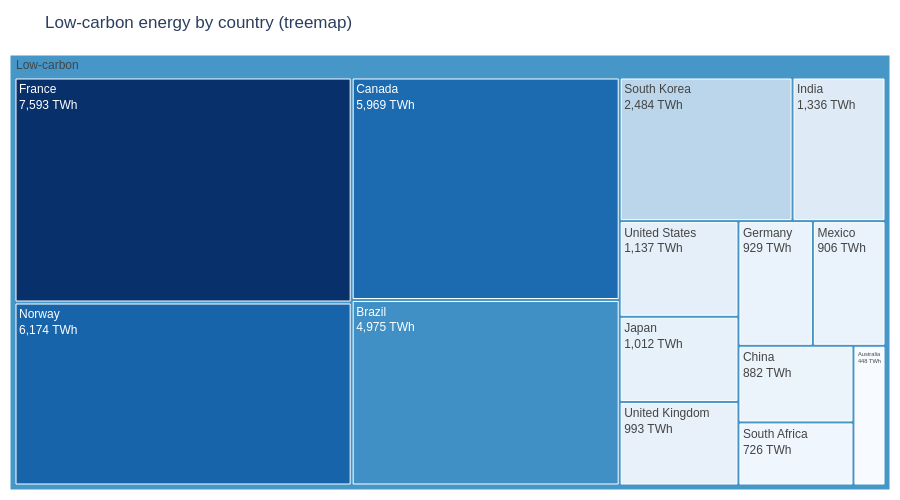
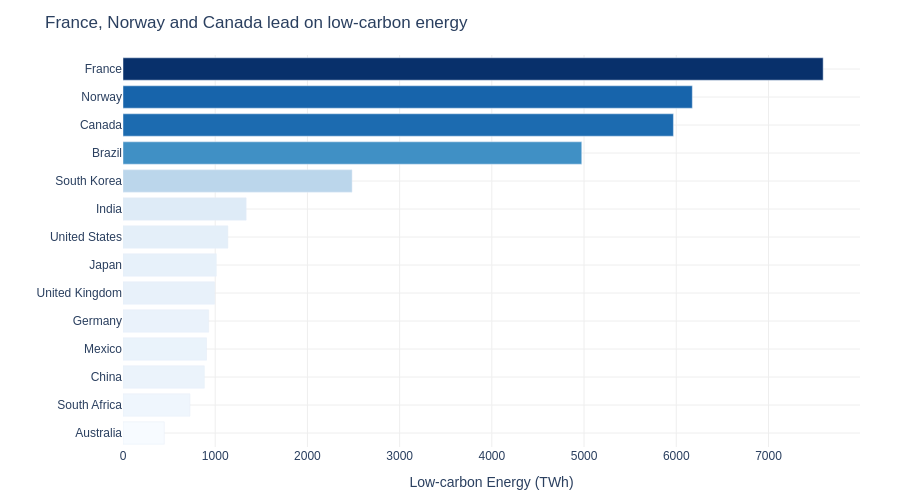

Source (notebook cell) for these figures, in order:
### Markdown cell above
## Task 3 — Treemap vs bar: low-carbon energy by country

**What to build:** Build **both** a treemap and a horizontal bar chart showing total low-carbon TWh (Nuclear + Hydro) per country. Then answer the question in a markdown cell below.

**Requirements:**
- Filter to `Source_Type == 'Low-carbon'` and aggregate TWh by country
- Treemap: single-level `path=['All', 'Country']` with a dummy root node labelled `'Low-carbon'`
- Bar chart: sorted by TWh, horizontal orientation, CVD-safe colour
- Both charts show TWh values, not percentages
- Insight title on the bar chart naming the leading country

### Code cell
# Task 3 — charts
# YOUR CODE HERE
low_carbon = (
    df.loc[df['Source_Type'] == 'Low-carbon']
    .groupby('Country')['TWh']
    .sum()
    .reset_index()
    .sort_values('TWh')
)

low_carbon['All'] = 'Low-carbon'  # dummy root node

# Treemap
fig_tree = px.treemap(
    low_carbon,
    path=['All', 'Country'],
    values='TWh',
    color='TWh',
    color_continuous_scale='Blues',
    title='Low-carbon energy by country (treemap)',
    labels={'TWh': 'Energy (TWh)'}, height=500
)
fig_tree.update_traces(
    texttemplate='%{label}<br>%{value:,.0f} TWh',
    hovertemplate='<b>%{label}</b><br>%{value:,.0f} TWh<extra></extra>'
)
fig_tree.update_layout(
    font=dict(family='Arial', size=12),
    margin=dict(l=10, r=10, t=55, b=10),
    paper_bgcolor='white',
    coloraxis_showscale=False,
)
fig_tree.show()

# Bar chart
fig_bar = px.bar(
    low_carbon,
    x='TWh', y='Country',
    orientation='h',
    color='TWh',
    color_continuous_scale='Blues',
    title='France, Norway and Canada lead on low-carbon energy',
    labels={'TWh': 'Low-carbon Energy (TWh)', 'Country': ''}, height=500
)
fig_bar.update_layout(
    plot_bgcolor='white', paper_bgcolor='white',
    font=dict(family='Arial', size=12),
    coloraxis_showscale=False,
    margin=dict(l=120, r=40, t=55, b=40),
)
fig_bar.update_xaxes(gridcolor='#EEEEEE')
fig_bar.update_yaxes(gridcolor='#EEEEEE')
fig_bar.show()

### Figure 1 — Plotly figure (JSON) as saved in the notebook; plotly's stock layout.template omitted (floating-point values rounded to 4 significant figures)
{"data": [{"branchvalues": "total", "customdata": [[448.0], [726.0], [882.0], [906.0], [929.0], [993.0], [1012.0], [1137.0], [1336.0], [2484.0], [4975.0], [5969.0], [6174.0], [7593.0], [4797.0]], "domain": {"x": [0, 1], "y": [0, 1]}, "hovertemplate": "<b>%{label}</b><br>%{value:,.0f} TWh<extra></extra>", "ids": ["Low-carbon/Australia", "Low-carbon/South Africa", "Low-carbon/China", "Low-carbon/Mexico", "Low-carbon/Germany", "Low-carbon/United Kingdom", "Low-carbon/Japan", "Low-carbon/United States", "Low-carbon/India", "Low-carbon/South Korea", "Low-carbon/Brazil", "Low-carbon/Canada", "Low-carbon/Norway", "Low-carbon/France", "Low-carbon"], "labels": ["Australia", "South Africa", "China", "Mexico", "Germany", "United Kingdom", "Japan", "United States", "India", "South Korea", "Brazil", "Canada", "Norway", "France", "Low-carbon"], "marker": {"coloraxis": "coloraxis", "colors": [448.0, 726.0, 882.0, 906.0, 929.0, 993.0, 1012.0, 1137.0, 1336.0, 2484.0, 4975.0, 5969.0, 6174.0, 7593.0, 4797.0]}, "name": "", "parents": ["Low-carbon", "Low-carbon", "Low-carbon", "Low-carbon", "Low-carbon", "Low-carbon", "Low-carbon", "Low-carbon", "Low-carbon", "Low-carbon", "Low-carbon", "Low-carbon", "Low-carbon", "Low-carbon", ""], "texttemplate": "%{label}<br>%{value:,.0f} TWh", "type": "treemap", "values": [448.0, 726.0, 882.0, 906.0, 929.0, 993.0, 1012.0, 1137.0, 1336.0, 2484.0, 4975.0, 5969.0, 6174.0, 7593.0, 35560.0]}], "layout": {"coloraxis": {"colorbar": {"title": {"text": "Energy (TWh)"}}, "colorscale": [[0, "rgb(247,251,255)"], [0.125, "rgb(222,235,247)"], [0.25, "rgb(198,219,239)"], [0.375, "rgb(158,202,225)"], [0.5, "rgb(107,174,214)"], [0.625, "rgb(66,146,198)"], [0.75, "rgb(33,113,181)"], [0.875, "rgb(8,81,156)"], [1, "rgb(8,48,107)"]], "showscale": false}, "font": {"family": "Arial", "size": 12}, "height": 500, "legend": {"tracegroupgap": 0}, "margin": {"b": 10, "l": 10, "r": 10, "t": 55}, "paper_bgcolor": "white", "title": {"text": "Low-carbon energy by country (treemap)"}}}

### Figure 2 — Plotly figure (JSON) as saved in the notebook; plotly's stock layout.template omitted (floating-point values rounded to 4 significant figures)
{"data": [{"hovertemplate": "Low-carbon Energy (TWh)=%{marker.color}<br>=%{y}<extra></extra>", "legendgroup": "", "marker": {"color": [448.0, 726.0, 882.0, 906.0, 929.0, 993.0, 1012.0, 1137.0, 1336.0, 2484.0, 4975.0, 5969.0, 6174.0, 7593.0], "coloraxis": "coloraxis", "pattern": {"shape": ""}}, "name": "", "orientation": "h", "showlegend": false, "textposition": "auto", "type": "bar", "x": [448.0, 726.0, 882.0, 906.0, 929.0, 993.0, 1012.0, 1137.0, 1336.0, 2484.0, 4975.0, 5969.0, 6174.0, 7593.0], "xaxis": "x", "y": ["Australia", "South Africa", "China", "Mexico", "Germany", "United Kingdom", "Japan", "United States", "India", "South Korea", "Brazil", "Canada", "Norway", "France"], "yaxis": "y"}], "layout": {"barmode": "relative", "coloraxis": {"colorbar": {"title": {"text": "Low-carbon Energy (TWh)"}}, "colorscale": [[0, "rgb(247,251,255)"], [0.125, "rgb(222,235,247)"], [0.25, "rgb(198,219,239)"], [0.375, "rgb(158,202,225)"], [0.5, "rgb(107,174,214)"], [0.625, "rgb(66,146,198)"], [0.75, "rgb(33,113,181)"], [0.875, "rgb(8,81,156)"], [1, "rgb(8,48,107)"]], "showscale": false}, "font": {"family": "Arial", "size": 12}, "height": 500, "legend": {"tracegroupgap": 0}, "margin": {"b": 40, "l": 120, "r": 40, "t": 55}, "paper_bgcolor": "white", "plot_bgcolor": "white", "title": {"text": "France, Norway and Canada lead on low-carbon energy"}, "xaxis": {"anchor": "y", "domain": [0, 1], "gridcolor": "#EEEEEE", "title": {"text": "Low-carbon Energy (TWh)"}}, "yaxis": {"anchor": "x", "domain": [0, 1], "gridcolor": "#EEEEEE", "title": {"text": ""}}}}
